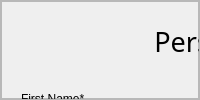
                 <widget class="QWidget" name="page">
                  <layout class="QVBoxLayout" name="verticalLayout_14">
                   <property name="spacing">
                    <number>0</number>
                   </property>
                   <property name="leftMargin">
                    <number>0</number>
                   </property>
                   <property name="topMargin">
                    <number>0</number>
                   </property>
                   <property name="rightMargin">
                    <number>0</number>
                   </property>
                   <property name="bottomMargin">
                    <number>0</number>
                   </property>
                   <item>
                    <widget class="QFrame" name="frame_30">
                     <property name="frameShape">
                      <enum>QFrame::StyledPanel</enum>
                     </property>
                     <property name="frameShadow">
                      <enum>QFrame::Raised</enum>
                     </property>
                     <layout class="QVBoxLayout" name="verticalLayout_15">
                      <property name="spacing">
                       <number>0</number>
                      </property>
                      <property name="leftMargin">
                       <number>0</number>
                      </property>
                      <property name="topMargin">
                       <number>0</number>
                      </property>
                      <property name="rightMargin">
                       <number>0</number>
                      </property>
                      <property name="bottomMargin">
                       <number>0</number>
                      </property>
                      <item>
                       <widget class="QFrame" name="frame_31">
                        <property name="frameShape">
                         <enum>QFrame::StyledPanel</enum>
                        </property>
                        <property name="frameShadow">
                         <enum>QFrame::Raised</enum>
                        </property>
                        <widget class="QLineEdit" name="lineEdit_3">
                         <property name="geometry">
                          <rect>
                           <x>20</x>
                           <y>110</y>
                           <width>211</width>
                           <height>31</height>
                          </rect>
                         </property>
                         <property name="styleSheet">
                          <string notr="true">border:1.2px solid black;
border-radius:3px;
padding-left:10px</string>
                         </property>
                         <property name="placeholderText">
                          <string>Billy</string>
                         </property>
                        </widget>
                        <widget class="QLabel" name="label_42">
                         <property name="geometry">
                          <rect>
                           <x>0</x>
                           <y>0</y>
                           <width>511</width>
                           <height>81</height>
                          </rect>
                         </property>
                         <property name="font">
                          <font>
                           <family>Sitka Banner</family>
                           <pointsize>20</pointsize>
                          </font>
                         </property>
                         <property name="text">
                          <string>Personal Details</string>
                         </property>
                         <property name="alignment">
                          <set>Qt::AlignCenter</set>
                         </property>
                        </widget>
                        <widget class="QLineEdit" name="lineEdit_4">
                         <property name="geometry">
                          <rect>
                           <x>20</x>
                           <y>190</y>
                           <width>211</width>
                           <height>31</height>
                          </rect>
                         </property>
                         <property name="styleSheet">
                          <string notr="true">border:1.2px solid black;
border-radius:3px;
padding-left:10px</string>
                         </property>
                         <property name="placeholderText">
                          <string>billyjoel@xyz.com</string>
                         </property>
                        </widget>
                        <widget class="QLineEdit" name="lineEdit_5">
                         <property name="geometry">
                          <rect>
                           <x>270</x>
                           <y>110</y>
                           <width>211</width>
                           <height>31</height>
                          </rect>
                         </property>
                         <property name="styleSheet">
                          <string notr="true">border:1.2px solid black;
border-radius:3px;
padding-left:10px</string>
                         </property>
                         <property name="placeholderText">
                          <string>Joel</string>
                         </property>
                        </widget>
                        <widget class="QLineEdit" name="lineEdit_9">
                         <property name="geometry">
                          <rect>
                           <x>270</x>
                           <y>190</y>
                           <width>211</width>
                           <height>31</height>
                          </rect>
                         </property>
                         <property name="styleSheet">
                          <string notr="true">border:1.2px solid black;
border-radius:3px;
padding-left:10px</string>
                         </property>
                         <property name="placeholderText">
                          <string>123456 ( Has been sent to your email)</string>
                         </property>
                        </widget>
                        <widget class="QLineEdit" name="lineEdit_10">
                         <property name="geometry">
                          <rect>
                           <x>300</x>
                           <y>350</y>
                           <width>181</width>
                           <height>31</height>
                          </rect>
                         </property>
                         <property name="font">
                          <font>
                           <pointsize>9</pointsize>
                          </font>
                         </property>
                         <property name="styleSheet">
                          <string notr="true">border:1.2px solid black;
border-radius:3px;
padding-left: 7px</string>
                         </property>
                         <property name="text">
                          <string/>
                         </property>
                         <property name="placeholderText">
                          <string>704121369</string>
                         </property>
                        </widget>
                        <widget class="QPushButton" name="pushButton_5">
                         <property name="geometry">
                          <rect>
                           <x>360</x>
                           <y>420</y>
                           <width>111</width>
                           <height>41</height>
                          </rect>
                         </property>
                         <property name="cursor">
                          <cursorShape>PointingHandCursor</cursorShape>
                         </property>
                         <property name="styleSheet">
                          <string notr="true">border: 1px solid black;
border-radius: 3px;
background-color: rgb(9, 204, 6);
</string>
                         </property>
                         <property name="text">
                          <string>Next</string>
                         </property>
                        </widget>
                        <widget class="QPushButton" name="pushButton_6">
                         <property name="geometry">
                          <rect>
                           <x>20</x>
                           <y>420</y>
                           <width>101</width>
                           <height>41</height>
                          </rect>
                         </property>
                         <property name="cursor">
                          <cursorShape>PointingHandCursor</cursorShape>
                         </property>
                         <property name="styleSheet">
                          <string notr="true">background-color: rgb(1, 79, 223);
border: 1px solid black;
border-radius: 3px;</string>
                         </property>
                         <property name="text">
                          <string>Back to Log In</string>
                         </property>
                         <property name="shortcut">
                          <string>Return</string>
                         </property>
                        </widget>
                        <widget class="QLabel" name="label_43">
                         <property name="geometry">
                          <rect>
                           <x>20</x>
                           <y>90</y>
                           <width>111</width>
                           <height>16</height>
                          </rect>
                         </property>
                         <property name="font">
                          <font>
                           <pointsize>9</pointsize>
                          </font>
                         </property>
                         <property name="styleSheet">
                          <string notr="true"/>
                         </property>
                         <property name="text">
                          <string>First Name*</string>
                         </property>
                        </widget>
                        <widget class="QLabel" name="label_44">
                         <property name="geometry">
                          <rect>
                           <x>270</x>
                           <y>90</y>
                           <width>111</width>
                           <height>16</height>
                          </rect>
                         </property>
                         <property name="font">
                          <font>
                           <pointsize>9</pointsize>
                          </font>
                         </property>
                         <property name="styleSheet">
                          <string notr="true"/>
                         </property>
                         <property name="text">
                          <string>Last Name*</string>
                         </property>
                        </widget>
                        <widget class="QLabel" name="label_45">
                         <property name="geometry">
                          <rect>
                           <x>270</x>
                           <y>170</y>
                           <width>111</width>
                           <height>16</height>
                          </rect>
                         </property>
                         <property name="font">
                          <font>
                           <pointsize>9</pointsize>
                          </font>
                         </property>
                         <property name="styleSheet">
                          <string notr="true"/>
                         </property>
                         <property name="text">
                          <string>Verification Code*</string>
                         </property>
                        </widget>
                        <widget class="QLabel" name="label_55">
                         <property name="geometry">
                          <rect>
                           <x>20</x>
                           <y>170</y>
                           <width>111</width>
                           <height>16</height>
                          </rect>
                         </property>
                         <property name="font">
                          <font>
                           <pointsize>9</pointsize>
                          </font>
                         </property>
                         <property name="styleSheet">
                          <string notr="true"/>
                         </property>
                         <property name="text">
                          <string>Email Address*</string>
                         </property>
                        </widget>
                        <widget class="QLabel" name="label_56">
                         <property name="geometry">
                          <rect>
                           <x>20</x>
                           <y>250</y>
                           <width>111</width>
                           <height>16</height>
                          </rect>
                         </property>
                         <property name="font">
                          <font>
                           <pointsize>9</pointsize>
                          </font>
                         </property>
                         <property name="styleSheet">
                          <string notr="true"/>
                         </property>
                         <property name="text">
                          <string>Date of Birth*</string>
                         </property>
                        </widget>
                        <widget class="QLabel" name="label_57">
                         <property name="geometry">
                          <rect>
                           <x>270</x>
                           <y>250</y>
                           <width>111</width>
                           <height>16</height>
                          </rect>
                         </property>
                         <property name="font">
                          <font>
                           <pointsize>9</pointsize>
                          </font>
                         </property>
                         <property name="styleSheet">
                          <string notr="true"/>
                         </property>
                         <property name="text">
                          <string>Location*</string>
                         </property>
                        </widget>
                        <widget class="QLabel" name="label_58">
                         <property name="geometry">
                          <rect>
                           <x>20</x>
                           <y>330</y>
                           <width>111</width>
                           <height>16</height>
                          </rect>
                         </property>
                         <property name="font">
                          <font>
                           <pointsize>9</pointsize>
                          </font>
                         </property>
                         <property name="styleSheet">
                          <string notr="true"/>
                         </property>
                         <property name="text">
                          <string>Gender</string>
                         </property>
                        </widget>
                        <widget class="QLabel" name="label_59">
                         <property name="geometry">
                          <rect>
                           <x>270</x>
                           <y>330</y>
                           <width>111</width>
                           <height>16</height>
                          </rect>
                         </property>
                         <property name="font">
                          <font>
                           <pointsize>9</pointsize>
                          </font>
                         </property>
                         <property name="styleSheet">
                          <string notr="true"/>
                         </property>
                         <property name="text">
                          <string>Phone Number</string>
                         </property>
                        </widget>
                        <widget class="QDateEdit" name="dateEdit">
                         <property name="geometry">
                          <rect>
                           <x>20</x>
                           <y>270</y>
                           <width>211</width>
                           <height>31</height>
                          </rect>
                         </property>
                         <property name="styleSheet">
                          <string notr="true">border:1.2px solid black;
border-radius:3px;
padding-left:10px</string>
                         </property>
                         <property name="displayFormat">
                          <string>dd MMMM yyyy</string>
                         </property>
                         <property name="calendarPopup">
                          <bool>false</bool>
                         </property>
                        </widget>
                        <widget class="QComboBox" name="comboBox">
                         <property name="geometry">
                          <rect>
                           <x>270</x>
                           <y>270</y>
                           <width>211</width>
                           <height>31</height>
                          </rect>
                         </property>
                         <property name="styleSheet">
                          <string notr="true">border:1.2px solid black;
border-radius:3px;
padding-left:10px</string>
                         </property>
                         <item>
                          <property name="text">
                           <string>Juja</string>
                          </property>
                         </item>
                         <item>
                          <property name="text">
                           <string>Kalimoni</string>
                          </property>
                         </item>
                         <item>
                          <property name="text">
                           <string>Murera</string>
                          </property>
                         </item>
                         <item>
                          <property name="text">
                           <string>Ruiru</string>
                          </property>
                         </item>
                         <item>
                          <property name="text">
                           <string>Theta</string>
                          </property>
                         </item>
                         <item>
                          <property name="text">
                           <string>Thika</string>
                          </property>
                         </item>
                         <item>
                          <property name="text">
                           <string>Witeithie</string>
                          </property>
                         </item>
                        </widget>
                        <widget class="QLabel" name="label_60">
                         <property name="geometry">
                          <rect>
                           <x>270</x>
                           <y>350</y>
                           <width>41</width>
                           <height>31</height>
                          </rect>
                         </property>
                         <property name="font">
                          <font>
                           <pointsize>9</pointsize>
                          </font>
                         </property>
                         <property name="styleSheet">
                          <string notr="true">border:1.2px solid black;
border-radius:3px;
padding-left:6px;
border-right:opx;
border-top-right-radius: 0px;
border-bottom-right-radius: 0px;

</string>
                         </property>
                         <property name="text">
                          <string>+254</string>
                         </property>
                        </widget>
                        <widget class="QSplitter" name="splitter">
                         <property name="geometry">
                          <rect>
                           <x>20</x>
                           <y>350</y>
                           <width>141</width>
                           <height>31</height>
                          </rect>
                         </property>
                         <property name="orientation">
                          <enum>Qt::Horizontal</enum>
                         </property>
                         <widget class="QRadioButton" name="radioButton">
                          <property name="text">
                           <string>Male</string>
                          </property>
                          <property name="checked">
                           <bool>true</bool>
                          </property>
                         </widget>
                         <widget class="QRadioButton" name="radioButton_2">
                          <property name="text">
                           <string>Female</string>
                          </property>
                         </widget>
                        </widget>
                       </widget>
                      </item>
                     </layout>
                    </widget>
                   </item>
                  </layout>
                 </widget>
